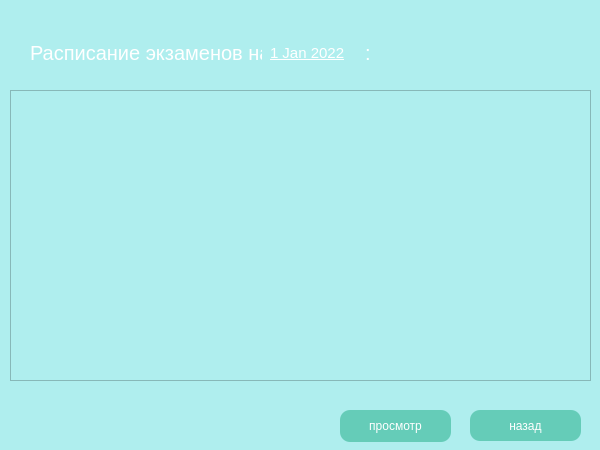
<?xml version="1.0" encoding="UTF-8"?>
<ui version="4.0">
 <class>View_form</class>
 <widget class="QWidget" name="View_form">
  <property name="geometry">
   <rect>
    <x>0</x>
    <y>0</y>
    <width>600</width>
    <height>450</height>
   </rect>
  </property>
  <property name="windowTitle">
   <string>Form</string>
  </property>
  <property name="styleSheet">
   <string notr="true">background-color: #AFEEEE;</string>
  </property>
  <widget class="QPushButton" name="pushButton_exit">
   <property name="geometry">
    <rect>
     <x>470</x>
     <y>410</y>
     <width>111</width>
     <height>31</height>
    </rect>
   </property>
   <property name="styleSheet">
    <string notr="true">color: white;
background: #65CCB8;
border-radius: 10px;</string>
   </property>
   <property name="text">
    <string>назад</string>
   </property>
  </widget>
  <widget class="QWidget" name="layoutWidget">
   <property name="geometry">
    <rect>
     <x>30</x>
     <y>40</y>
     <width>341</width>
     <height>26</height>
    </rect>
   </property>
   <layout class="QHBoxLayout" name="horizontalLayout">
    <item>
     <widget class="QLabel" name="label">
      <property name="styleSheet">
       <string notr="true">color: white;
font-size: 20px;
</string>
      </property>
      <property name="text">
       <string>Расписание экзаменов на</string>
      </property>
     </widget>
    </item>
    <item>
     <widget class="QDateEdit" name="dateEditForm">
      <property name="styleSheet">
       <string notr="true">border: 0px;
color: white;
font-size: 15px;
text-decoration: underline;
</string>
      </property>
      <property name="buttonSymbols">
       <enum>QAbstractSpinBox::NoButtons</enum>
      </property>
      <property name="maximumDate">
       <date>
        <year>2026</year>
        <month>12</month>
        <day>31</day>
       </date>
      </property>
      <property name="minimumDate">
       <date>
        <year>2022</year>
        <month>1</month>
        <day>1</day>
       </date>
      </property>
     </widget>
    </item>
    <item>
     <widget class="QLabel" name="label_2">
      <property name="styleSheet">
       <string notr="true">color: white;
font-size: 20px;
</string>
      </property>
      <property name="text">
       <string>:</string>
      </property>
     </widget>
    </item>
   </layout>
  </widget>
  <widget class="QTableWidget" name="tableWidget">
   <property name="geometry">
    <rect>
     <x>10</x>
     <y>90</y>
     <width>581</width>
     <height>291</height>
    </rect>
   </property>
  </widget>
  <widget class="QPushButton" name="pushButton_view">
   <property name="geometry">
    <rect>
     <x>340</x>
     <y>410</y>
     <width>111</width>
     <height>32</height>
    </rect>
   </property>
   <property name="styleSheet">
    <string notr="true">color: white;
background: #65CCB8;
border-radius: 10px;</string>
   </property>
   <property name="text">
    <string>просмотр</string>
   </property>
  </widget>
  <widget class="QLabel" name="label_3">
   <property name="geometry">
    <rect>
     <x>130</x>
     <y>110</y>
     <width>351</width>
     <height>41</height>
    </rect>
   </property>
   <property name="styleSheet">
    <string notr="true">color: white;
font-size: 20px;
</string>
   </property>
   <property name="text">
    <string/>
   </property>
  </widget>
 </widget>
 <resources/>
 <connections>
  <connection>
   <sender>pushButton_exit</sender>
   <signal>clicked()</signal>
   <receiver>View_form</receiver>
   <slot>close()</slot>
   <hints>
    <hint type="sourcelabel">
     <x>514</x>
     <y>418</y>
    </hint>
    <hint type="destinationlabel">
     <x>592</x>
     <y>419</y>
    </hint>
   </hints>
  </connection>
 </connections>
</ui>
